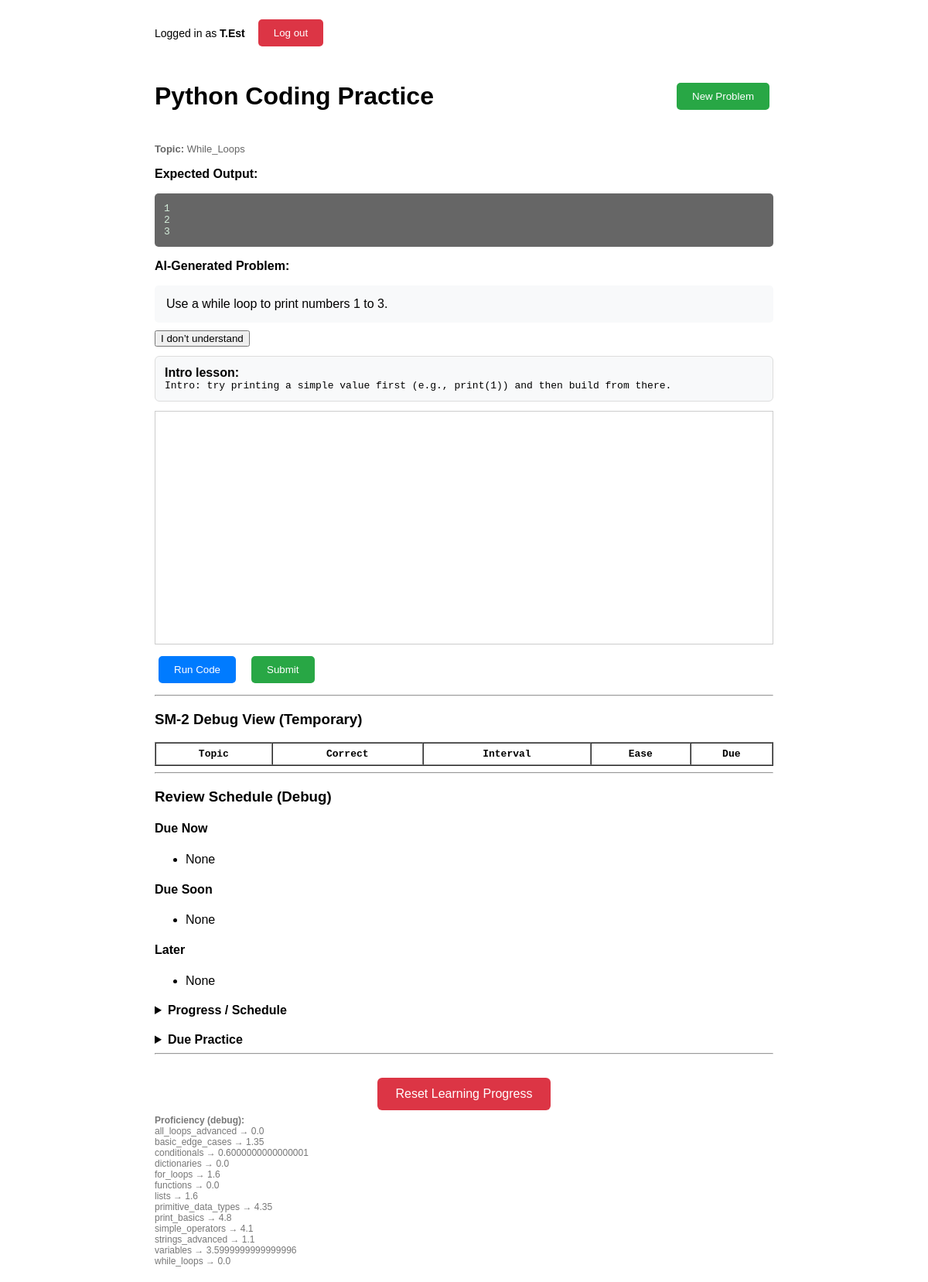
/ai/ (signed in), run on the app's committed database.
### ai_demo/models.py (models this page shows, shortened)
class TopicProficiency(models.Model):
    user = models.ForeignKey(
        settings.AUTH_USER_MODEL,
        on_delete=models.CASCADE,
        related_name="topic_proficiencies",
    )
    topic = models.CharField(max_length=64, choices=TOPIC_CHOICES)
    proficiency = models.FloatField(default=0.0)
    last_practiced_at = models.DateTimeField(null=True, blank=True)
    updated_at = models.DateTimeField(auto_now=True)
    class Meta:
        constraints = [
            models.UniqueConstraint(fields=["user", "topic"], name="uniq_user_topic_proficiency")
        ]
        indexes = [
            models.Index(fields=["user", "topic"], name="idx_user_topic_prof"),
            models.Index(fields=["user", "proficiency"], name="idx_user_prof_value"),
        ]

### ai_demo/views.py (the view, shortened to what this page needs)
# urls.py: path('', views.coding_demo, name='coding_demo'),
@login_required
def coding_demo(request):
    ensure_proficiency_rows(request.user)
    days_decayed = apply_decay_if_needed(request.user)
    profs = get_proficiencies(request.user)
    wants_new_problem = (request.method == "POST" and "new_problem" in request.POST)
    print("DECAY APPLIED:", days_decayed)
    print(connection.vendor)
    result = None
    user_code = ""
    evaluation_feedback = None
    if request.method == "POST" and (
        "due_run_code" in request.POST or
        "due_submit_code" in request.POST or
        "due_new_problem" in request.POST or
        "due_code" in request.POST
    ):
        request.session["due_practice_open"] = True
    elif request.method == "POST" and (
        "run_code" in request.POST or
        "submit_code" in request.POST or
        "select_topic" in request.POST or
        "new_problem" in request.POST or
        "code" in request.POST
    ):
        request.session["due_practice_open"] = False
    if USE_SM2:
        sr_map = get_sr_map_db(request.user)
        recommended_topic = pick_recommended_topic(sr_map)
    else:
        sr_map = {}
        profs = get_proficiencies(request.user)
    if request.method == "POST" and "new_problem" in request.POST:
        request.session.pop("current_problem_json", None)
        request.session.pop("show_explanation", None)
        request.session.pop("active_topic", None)
    active_topic = request.session.get("active_topic")
    if not active_topic:
        active_topic = choose_next_topic(request.user, profs)
        request.session["active_topic"] = active_topic
    selected_topic = active_topic
    recommended_topic = active_topic
    if "current_problem_json" not in request.session:
        problem_json = generate_problem_with_solution(selected_topic, profs)
        request.session["current_problem_json"] = problem_json
    else:
        problem_json = request.session["current_problem_json"]
    ai_problem = problem_json.get("problem", "")
    expected_output = problem_json.get("expected_output", "")
    lesson = problem_json.get("lesson", "")
    explanation = problem_json.get("explanation", "")
    if request.method == "POST" and "i_dont_understand" in request.POST:
        request.session["show_explanation"] = True
    show_explanation = bool(request.session.get("show_explanation", False))
    if USE_SM2:
        now = timezone.now()
        fast_mode = os.getenv("SR_FAST_MODE") == "1"
        soon_delta = timedelta(seconds=90) if fast_mode else timedelta(days=2)
        due_now, due_soon, due_later = [], [], []
        for topic, state in sr_map.items():
            due_dt = parse_due(state["due"])
            item = {"topic": topic, "state": state}
            if due_dt <= now:
                due_now.append(item)
            elif due_dt <= now + soon_delta:
                due_soon.append(item)
            else:
                due_later.append(item)
        due_practice_topic = None
        due_practice_problem = None
        due_user_code = ""
        due_result = None
        due_evaluation_feedback = None
        if due_now:
            new_due_topic = due_now[0]["topic"]
            due_practice_topic = request.session.get("due_practice_topic")
            if due_practice_topic != new_due_topic:
                due_practice_topic = new_due_topic
                request.session["due_practice_topic"] = due_practice_topic
                request.session.pop("due_practice_problem", None)
                request.session.pop("due_practice_expected", None)
            if request.method == "POST" and "due_new_problem" in request.POST:
                request.session.pop("due_practice_problem", None)
                request.session.pop("due_practice_expected", None)
            if "due_practice_problem" not in request.session or "due_practice_expected" not in request.session:
                problem_json_due = generate_problem_with_solution(due_practice_topic, profs)
                request.session["due_practice_problem"] = problem_json_due.get("problem", "")
                request.session["due_practice_expected"] = problem_json_due.get("expected_output", "")
            due_practice_problem = request.session["due_practice_problem"]
            if request.method == "POST" and ("due_run_code" in request.POST or "due_submit_code" in request.POST):
                due_user_code = request.POST.get("due_code", "")
                correct, output, stderr = check_user_code(due_user_code, request.session["due_practice_expected"])
                if "due_run_code" in request.POST:
                    due_result = f"Output:\n{output}"
                elif "due_submit_code" in request.POST:
                    grade = 5 if correct else 1
                    sr_map[due_practice_topic] = sm2_update_state(sr_map[due_practice_topic], grade, fast_mode)
                    save_topic_state_db(request.user, due_practice_topic, sr_map[due_practice_topic])
                    due_result = "Correct!" if correct else "Incorrect"
                    if not correct:
                        due_evaluation_feedback = generate_hint_openai(
                            problem=due_practice_problem,
                            expected_output=request.session["due_practice_expected"],
                            code=due_user_code,
                            stdout=output,
                            stderr=stderr,
                            correct=correct,
                        )
                    request.session.pop("due_practice_problem", None)
                    request.session.pop("due_practice_expected", None)
        due_practice_open = bool(request.session.get("due_practice_open", False))
    else:
        due_now, due_soon, due_later = [], [], []
        due_practice_topic = None
        due_practice_problem = None
        due_user_code = ""
        due_result = None
        due_evaluation_feedback = None
        due_practice_open = False
    proficiency_debug = (
        TopicProficiency.objects
        .filter(user=request.user)
        .order_by("topic")
    )
    return render(request, "coding_demo.html", {
        "result": result,
        "user_code": user_code,
        "ai_problem": ai_problem,
        "topics": TOPICS,
        "selected_topic": selected_topic,
        "recommended_topic": recommended_topic,
        "evaluation_feedback": evaluation_feedback,
        "sr_map": sr_map,
        "due_now": due_now,
        "due_soon": due_soon,
        "due_later": due_later,
        "due_practice_topic": due_practice_topic,
        "due_practice_problem": due_practice_problem,
        "due_user_code": due_user_code,
        "due_result": due_result,
        "due_evaluation_feedback": due_evaluation_feedback,
        "due_practice_open": due_practice_open,
        "days_decayed": days_decayed,
        "proficiency_debug": proficiency_debug,
        "lesson": lesson,
        "explanation": explanation,
        "show_explanation": show_explanation,
        "expected_output": expected_output,
    })

### ai_demo/proficiencies.py (called while the page is built, shortened)
def ensure_proficiency_rows(user):
    now = timezone.now()
    UserLearningProfile.objects.get_or_create(
        user=user,
        defaults={"last_decay_applied_at": now, "last_topic": ""},
    )
    existing = set(
        TopicProficiency.objects.filter(user=user).values_list("topic", flat=True)
    )
    missing = [t for t in ALL_TOPICS if t not in existing]
    if missing:
        TopicProficiency.objects.bulk_create(
            [TopicProficiency(user=user, topic=t, proficiency=0.0) for t in missing],
            ignore_conflicts=True,
        )

@transaction.atomic
def apply_decay_if_needed(user) -> int:
    ensure_proficiency_rows(user)
    profile = (
        UserLearningProfile.objects
        .select_for_update()
        .get(user=user)
    )
    now = timezone.now()
    if not profile.last_decay_applied_at:
        profile.last_decay_applied_at = now
        profile.save(update_fields=["last_decay_applied_at"])
        return 0
    days = (now.date() - profile.last_decay_applied_at.date()).days
    if days <= 0:
        return 0

def get_proficiencies(user) -> dict:
    ensure_proficiency_rows(user)
    qs = TopicProficiency.objects.filter(user=user).only("topic", "proficiency")
    return {r.topic: float(r.proficiency) for r in qs}

### ai_demo/templates/coding_demo.html (shortened to what this page needs)
<!DOCTYPE html>
<html>
    <div class="header" style="justify-content: space-between;">
        <div style="display: flex; align-items: center; gap: 12px;">
            {% if user.is_authenticated %}
                <span style="font-size: 14px;">
                    Logged in as <strong>{{ user.username }}</strong>
                </span>
                <form method="POST" action="/accounts/logout/">
                    <button type="submit"
                            class="btn"
                            style="background:#dc3545;">
                        Log out
                    </button>
                </form>
            {% else %}
                <a href="/accounts/login/" class="btn run-code-btn">
                    Log in
                </a>
            {% endif %}
        </div>
    </div>
</head>
<body>
    <div class="header">
        <h1>Python Coding Practice</h1>
        <form method="POST" style="display: inline;">
            <button type="submit" name="new_problem" class="btn new-problem-btn">
                New Problem
            </button>
        </form>
    </div>
    <div style="font-size: 13px; color: #666; margin-bottom: 6px;">
        <strong>Topic:</strong> {{ selected_topic|title }}
      </div>
    <div class="expected-output-section">
        <p><strong>Expected Output:</strong></p>
        <pre style="
            background: #666;
            color: #d4edda;
            padding: 12px;
            border-radius: 5px;
            overflow-x: auto;
            white-space: pre-wrap;
        ">{{ expected_output }}</pre>
    </div>
    <div class="problem-section">
        <p><strong>AI-Generated Problem:</strong></p>
        <div style="background: #f8f9fa; padding: 15px; border-radius: 5px; margin: 10px 0;">
            {{ ai_problem }}
        </div>
    </div>
    <form method="post" style="display:inline;">
        <button type="submit" name="i_dont_understand" value="1">
          I don’t understand
        </button>
      </form>
    {% if lesson %}
    <div class="lesson">
      <strong>Intro lesson:</strong>
      <pre>{{ lesson }}</pre>
    </div>
  {% endif %}
    <form method="POST" onsubmit="syncEditor()">
        <div id="editor" style="height: 300px; border: 1px solid #ccc;"></div>
        <div class="button-group">
            <button type="submit" name="run_code" class="btn run-code-btn">Run Code</button>
            <button type="submit" name="submit_code" class="btn new-problem-btn">Submit</button>
        </div>
    </form>
    <hr>
<h3>SM-2 Debug View (Temporary)</h3>
<table border="1" cellpadding="6" cellspacing="0" style="width:100%; font-family: monospace;">
    <tr>
        <th>Topic</th>
        <th>Correct</th>
        <th>Interval</th>
        <th>Ease</th>
        <th>Due</th>
    </tr>
</table>
<hr>
<h3>Review Schedule (Debug)</h3>
<h4>Due Now</h4>
<ul>
    {% for item in due_now %}
        <li>{{ item.topic }} (reps={{ item.state.reps }})</li>
    {% empty %}
        <li>None</li>
    {% endfor %}
</ul>
<h4>Due Soon</h4>
<ul>
    {% for item in due_soon %}
        <li>{{ item.topic }} (reps={{ item.state.reps }})</li>
    {% empty %}
        <li>None</li>
    {% endfor %}
</ul>
<h4>Later</h4>
<ul>
    {% for item in due_later %}
        <li>{{ item.topic }} (reps={{ item.state.reps }})</li>
    {% empty %}
        <li>None</li>
    {% endfor %}
</ul>
<details style="margin-top: 20px;">
    <summary style="cursor: pointer; font-weight: bold;">Progress / Schedule</summary>
</details>
<details {% if due_practice_open %}open{% endif %} style="margin-top: 20px;">
    <summary style="cursor: pointer; font-weight: bold;">Due Practice</summary>
</details>
<hr>
<form method="POST" style="text-align: center; margin-top: 30px;">
    <button type="submit"
            name="reset_progress"
            style="
                background-color: #dc3545;
                color: white;
                padding: 12px 24px;
                border: none;
                border-radius: 6px;
                font-size: 16px;
                cursor: pointer;
            ">
        Reset Learning Progress
    </button>
</form>
    {% if proficiency_debug %}
      <div style="font-size: 12px; color: #777; margin-top: 6px;">
        <strong>Proficiency (debug):</strong><br>
        {% for p in proficiency_debug %}
            {{ p.topic }} → {{ p.proficiency }}<br>
        {% endfor %}
    </div>
    {% endif %}
</body>
</html>

### ai_demo/templates/coding_demo.html (style rules this page uses)
body { font-family: Arial, sans-serif; max-width: 800px; margin: 0 auto; padding: 20px; }
.header { display: flex; justify-content: space-between; align-items: center; margin-bottom: 20px; }
.btn { color: white; padding: 10px 20px; text-decoration: none; border: none; border-radius: 5px; cursor: pointer; margin: 5px; }
.new-problem-btn { background: #28a745; }
.run-code-btn { background: #007bff; }
.button-group { display: flex; gap: 10px; flex-wrap: wrap; margin: 10px 0; }
.lesson, .explanation { background: #f8f9fa; border: 1px solid #ddd; border-radius: 6px; padding: 12px; margin: 12px 0; max-width: 100%; box-sizing: border-box; }
.lesson pre, .explanation pre { margin: 0; max-width: 100%; white-space: pre-wrap; overflow-wrap: anywhere; word-break: break-word; }

### data on the page
TopicProficiency: topic "While_Loops", topic "while_loops", proficiency "0.0"
TopicProficiency: topic "all_loops_advanced", proficiency "0.0"
TopicProficiency: topic "basic_edge_cases", proficiency "1.35"
TopicProficiency: topic "conditionals", proficiency "0.6000000000000001"
TopicProficiency: topic "dictionaries", proficiency "0.0"
TopicProficiency: topic "for_loops", proficiency "1.6"
TopicProficiency: topic "functions", proficiency "0.0"
TopicProficiency: topic "lists", proficiency "1.6"
TopicProficiency: topic "primitive_data_types", proficiency "4.35"
TopicProficiency: topic "print_basics", proficiency "4.8"
TopicProficiency: topic "simple_operators", proficiency "4.1"
TopicProficiency: topic "strings_advanced", proficiency "1.1"
TopicProficiency: topic "variables", proficiency "3.5999999999999996"

### other printed values
{{ user.username }} "T.Est"
{{ expected_output }} "1 2 3"
{{ ai_problem }} "Use a while loop to print numbers 1 to 3."
{{ lesson }} "Intro: try printing a simple value first (e.g., print(1)) and then build from there."
